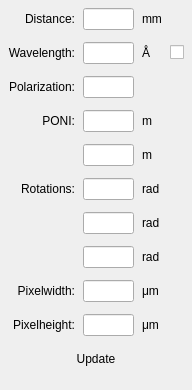
         <widget class="QWidget" name="pyFAI">
          <property name="geometry">
           <rect>
            <x>0</x>
            <y>0</y>
            <width>192</width>
            <height>390</height>
           </rect>
          </property>
          <attribute name="label">
           <string>pyFAI Parameters</string>
          </attribute>
          <layout class="QGridLayout" name="gridLayout_3">
           <property name="horizontalSpacing">
            <number>8</number>
           </property>
           <property name="verticalSpacing">
            <number>12</number>
           </property>
           <property name="margin">
            <number>8</number>
           </property>
           <item row="1" column="2">
            <widget class="QLabel" name="label_19">
             <property name="text">
              <string>Å</string>
             </property>
            </widget>
           </item>
           <item row="0" column="2">
            <widget class="QLabel" name="label_20">
             <property name="text">
              <string>mm</string>
             </property>
            </widget>
           </item>
           <item row="0" column="1">
            <widget class="QLineEdit" name="pf_distance_txt">
             <property name="focusPolicy">
              <enum>Qt::StrongFocus</enum>
             </property>
             <property name="alignment">
              <set>Qt::AlignRight|Qt::AlignTrailing|Qt::AlignVCenter</set>
             </property>
            </widget>
           </item>
           <item row="1" column="1">
            <widget class="QLineEdit" name="pf_wavelength_txt">
             <property name="alignment">
              <set>Qt::AlignRight|Qt::AlignTrailing|Qt::AlignVCenter</set>
             </property>
            </widget>
           </item>
           <item row="1" column="0">
            <widget class="QLabel" name="label_22">
             <property name="text">
              <string>Wavelength:</string>
             </property>
             <property name="alignment">
              <set>Qt::AlignRight|Qt::AlignTrailing|Qt::AlignVCenter</set>
             </property>
            </widget>
           </item>
           <item row="0" column="0">
            <widget class="QLabel" name="label_21">
             <property name="text">
              <string>Distance:</string>
             </property>
             <property name="alignment">
              <set>Qt::AlignRight|Qt::AlignTrailing|Qt::AlignVCenter</set>
             </property>
            </widget>
           </item>
           <item row="3" column="0">
            <widget class="QLabel" name="label_27">
             <property name="text">
              <string>PONI:</string>
             </property>
             <property name="alignment">
              <set>Qt::AlignRight|Qt::AlignTrailing|Qt::AlignVCenter</set>
             </property>
            </widget>
           </item>
           <item row="1" column="3">
            <widget class="QCheckBox" name="pf_wavelength_cb">
             <property name="text">
              <string/>
             </property>
            </widget>
           </item>
           <item row="3" column="1">
            <widget class="QLineEdit" name="pf_poni1_txt">
             <property name="alignment">
              <set>Qt::AlignRight|Qt::AlignTrailing|Qt::AlignVCenter</set>
             </property>
            </widget>
           </item>
           <item row="3" column="2">
            <widget class="QLabel" name="label_29">
             <property name="text">
              <string>m</string>
             </property>
            </widget>
           </item>
           <item row="4" column="1">
            <widget class="QLineEdit" name="pf_poni2_txt">
             <property name="alignment">
              <set>Qt::AlignRight|Qt::AlignTrailing|Qt::AlignVCenter</set>
             </property>
            </widget>
           </item>
           <item row="4" column="2">
            <widget class="QLabel" name="label_30">
             <property name="text">
              <string>m</string>
             </property>
            </widget>
           </item>
           <item row="5" column="0">
            <widget class="QLabel" name="label_28">
             <property name="text">
              <string>Rotations:</string>
             </property>
             <property name="alignment">
              <set>Qt::AlignRight|Qt::AlignTrailing|Qt::AlignVCenter</set>
             </property>
            </widget>
           </item>
           <item row="5" column="1">
            <widget class="QLineEdit" name="pf_rotation1_txt">
             <property name="alignment">
              <set>Qt::AlignRight|Qt::AlignTrailing|Qt::AlignVCenter</set>
             </property>
            </widget>
           </item>
           <item row="5" column="2">
            <widget class="QLabel" name="label_31">
             <property name="text">
              <string>rad</string>
             </property>
            </widget>
           </item>
           <item row="6" column="1">
            <widget class="QLineEdit" name="pf_rotation2_txt">
             <property name="alignment">
              <set>Qt::AlignRight|Qt::AlignTrailing|Qt::AlignVCenter</set>
             </property>
            </widget>
           </item>
           <item row="6" column="2">
            <widget class="QLabel" name="label_32">
             <property name="text">
              <string>rad</string>
             </property>
            </widget>
           </item>
           <item row="7" column="1">
            <widget class="QLineEdit" name="pf_rotation3_txt">
             <property name="alignment">
              <set>Qt::AlignRight|Qt::AlignTrailing|Qt::AlignVCenter</set>
             </property>
            </widget>
           </item>
           <item row="7" column="2">
            <widget class="QLabel" name="label_33">
             <property name="text">
              <string>rad</string>
             </property>
            </widget>
           </item>
           <item row="8" column="0">
            <widget class="QLabel" name="label_46">
             <property name="text">
              <string>Pixelwidth:</string>
             </property>
             <property name="alignment">
              <set>Qt::AlignRight|Qt::AlignTrailing|Qt::AlignVCenter</set>
             </property>
            </widget>
           </item>
           <item row="8" column="1">
            <widget class="QLineEdit" name="pf_pixel_width_txt">
             <property name="alignment">
              <set>Qt::AlignRight|Qt::AlignTrailing|Qt::AlignVCenter</set>
             </property>
            </widget>
           </item>
           <item row="8" column="2">
            <widget class="QLabel" name="label_11">
             <property name="text">
              <string>μm</string>
             </property>
            </widget>
           </item>
           <item row="9" column="0">
            <widget class="QLabel" name="label_47">
             <property name="text">
              <string>Pixelheight:</string>
             </property>
             <property name="alignment">
              <set>Qt::AlignRight|Qt::AlignTrailing|Qt::AlignVCenter</set>
             </property>
            </widget>
           </item>
           <item row="9" column="1">
            <widget class="QLineEdit" name="pf_pixel_height_txt">
             <property name="alignment">
              <set>Qt::AlignRight|Qt::AlignTrailing|Qt::AlignVCenter</set>
             </property>
            </widget>
           </item>
           <item row="9" column="2">
            <widget class="QLabel" name="label_12">
             <property name="text">
              <string>μm</string>
             </property>
            </widget>
           </item>
           <item row="10" column="0" colspan="4">
            <widget class="QPushButton" name="pf_update_btn">
             <property name="text">
              <string>Update</string>
             </property>
             <property name="flat">
              <bool>true</bool>
             </property>
            </widget>
           </item>
           <item row="11" column="1">
            <spacer name="verticalSpacer_2">
             <property name="orientation">
              <enum>Qt::Vertical</enum>
             </property>
             <property name="sizeHint" stdset="0">
              <size>
               <width>20</width>
               <height>94</height>
              </size>
             </property>
            </spacer>
           </item>
           <item row="2" column="1">
            <widget class="QLineEdit" name="pf_polarization_txt">
             <property name="alignment">
              <set>Qt::AlignRight|Qt::AlignTrailing|Qt::AlignVCenter</set>
             </property>
            </widget>
           </item>
           <item row="2" column="0">
            <widget class="QLabel" name="label_15">
             <property name="text">
              <string>Polarization:</string>
             </property>
             <property name="alignment">
              <set>Qt::AlignRight|Qt::AlignTrailing|Qt::AlignVCenter</set>
             </property>
            </widget>
           </item>
          </layout>
         </widget>
